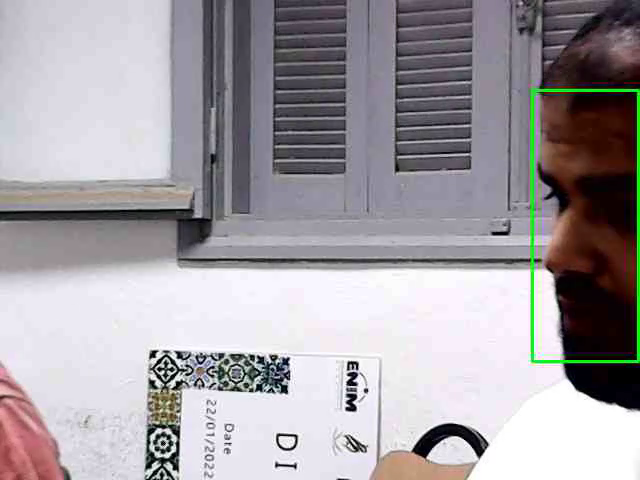
#> input picture frame 6 of backend/data/videos/1780442811434-cb0daf46430fa.mp4, 640 x 480 px, given in place of the camera
$ python capture_dataset.py --out out
#> lines starting #> are read from the running program, lines starting #| are printed output that depends on the picture
# -*- coding: utf-8 -*-
"""
Capture training images for the candle / small-flame detector.

Run this ON THE PI, using the SAME camera the robot uses, so the training
images match the real deployment domain (this matters more than dataset size).

Capture several short sessions:
  - candle ON at different distances / positions / angles  (positives)
  - candle ON with other warm/bright objects in view       (hard positives)
  - NO candle: lamps, sunlight, red/orange objects, faces   (negatives!)

Negatives are essential — they are what teach the model NOT to fire on every
warm pixel (the bug you just saw).

Examples:
  python3 capture_dataset.py --out dataset/captures/candle_close --count 120
  python3 capture_dataset.py --out dataset/captures/no_candle    --count 120 --interval 0.5
"""
import argparse
import os
import time

import cv2


def main():
    ap = argparse.ArgumentParser()
    ap.add_argument("--out", required=True, help="output folder for captured .jpg frames")
    ap.add_argument("--count", type=int, default=120, help="how many frames to capture")
    ap.add_argument("--interval", type=float, default=0.7, help="seconds between frames")
    ap.add_argument("--camera", type=int, default=0, help="camera index (matches robot_final.py)")
    ap.add_argument("--warmup", type=int, default=15, help="frames to discard while camera adjusts exposure")
    args = ap.parse_args()

    os.makedirs(args.out, exist_ok=True)
    cap = cv2.VideoCapture(args.camera)
    if not cap.isOpened():
        raise SystemExit(f"Could not open camera {args.camera}")

    # Discard initial frames so auto-exposure/white-balance settle.
    for _ in range(args.warmup):
        cap.read()
#> this loop made 15 passes
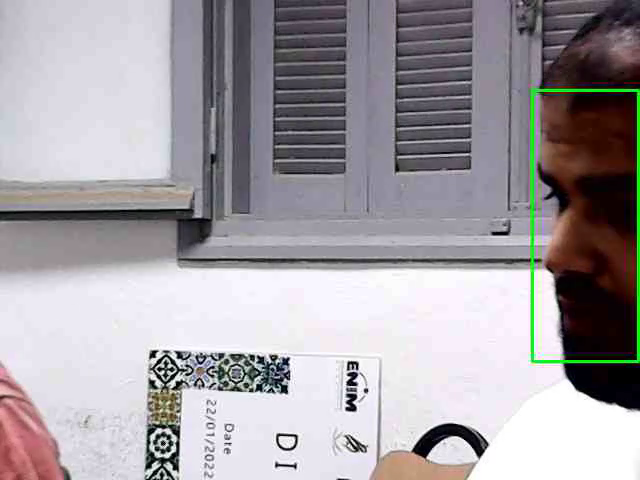
#> input picture frame 6 of backend/data/videos/1780442811434-cb0daf46430fa.mp4, 640 x 480 px, given in place of the camera
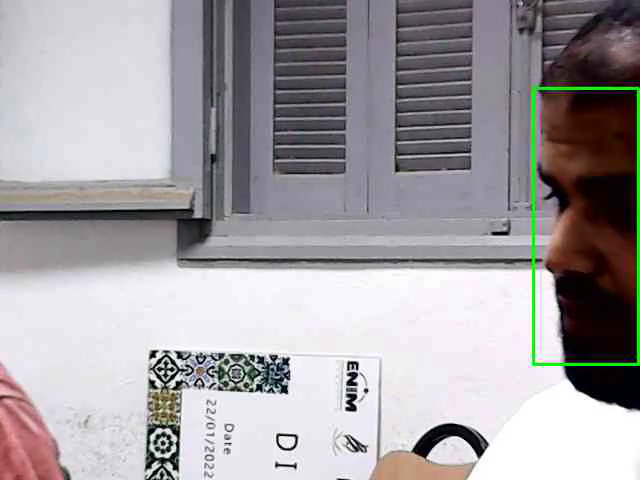
#> input picture frame 7 of backend/data/videos/1780442811434-cb0daf46430fa.mp4, 640 x 480 px, given in place of the camera

    prefix = time.strftime("%Y%m%d_%H%M%S")
    print(f"Capturing {args.count} frames to {args.out} (every {args.interval}s). Move the candle around!")
    saved = 0
    try:
        while saved < args.count:
            ok, frame = cap.read()
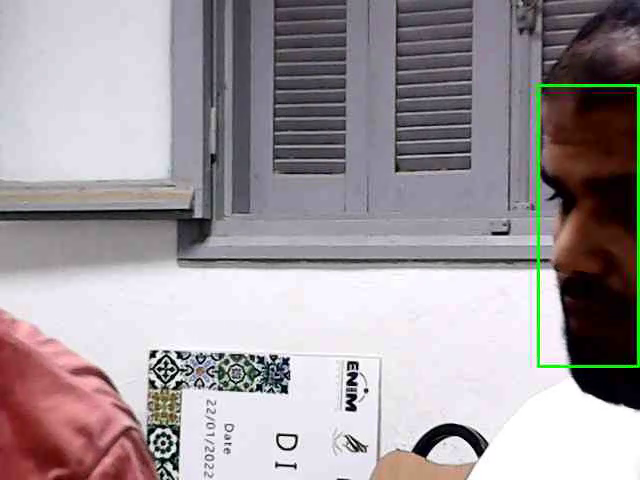
#> input picture frame 21 of backend/data/videos/1780442811434-cb0daf46430fa.mp4, 640 x 480 px, given in place of the camera
#> frame is the input picture: shape (480, 640, 3); mean B, G, R 158.4, 153.9, 161.7
            if not ok:
                print("frame grab failed, retrying...")
                time.sleep(0.1)
                continue
            path = os.path.join(args.out, f"{prefix}_{saved:04d}.jpg")
            cv2.imwrite(path, frame)
            saved += 1
            if saved % 10 == 0:
                print(f"  {saved}/{args.count}")
            time.sleep(args.interval)
    except KeyboardInterrupt:
        print("stopped early")
    finally:
        cap.release()
    print(f"Done: {saved} frames in {args.out}")


if __name__ == "__main__":
    main()

$ run again, starting later in the video
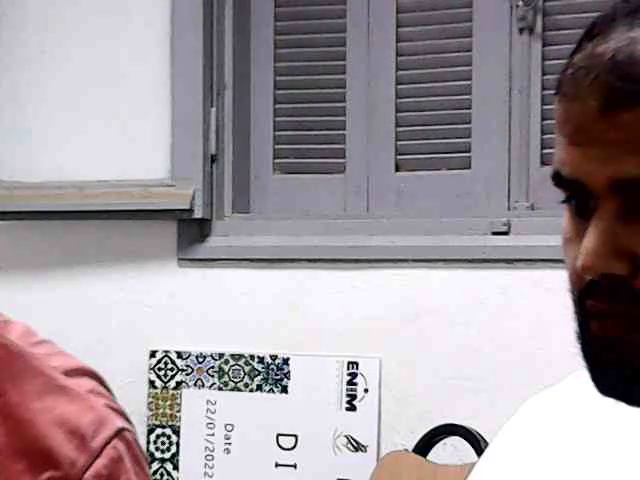
#> input picture frame 29 of backend/data/videos/1780442811434-cb0daf46430fa.mp4, 640 x 480 px, given in place of the camera
#> the loop in main, `for _ in range(args.warmup):` made 15 passes
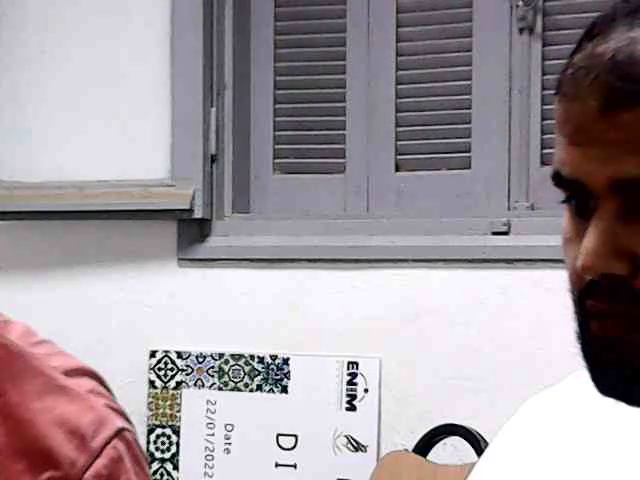
#> input picture frame 29 of backend/data/videos/1780442811434-cb0daf46430fa.mp4, 640 x 480 px, given in place of the camera
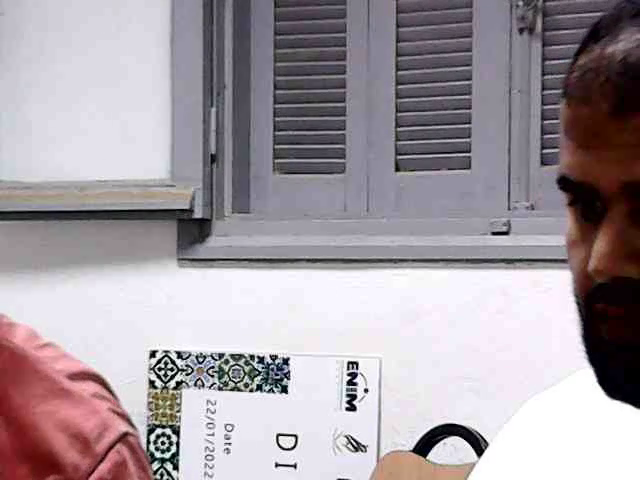
#> input picture frame 44 of backend/data/videos/1780442811434-cb0daf46430fa.mp4, 640 x 480 px, given in place of the camera
#> in main, frame is the input picture: shape (480, 640, 3); mean B, G, R 162.8, 156.5, 165.4

$ run again, starting later in the video
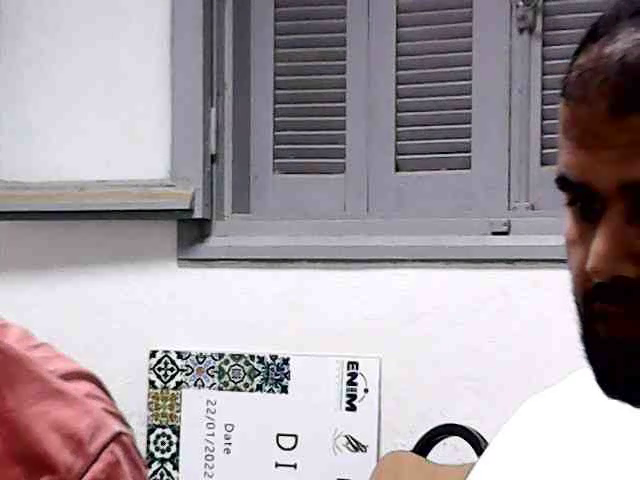
#> input picture frame 52 of backend/data/videos/1780442811434-cb0daf46430fa.mp4, 640 x 480 px, given in place of the camera
#> the loop in main, `for _ in range(args.warmup):` made 15 passes
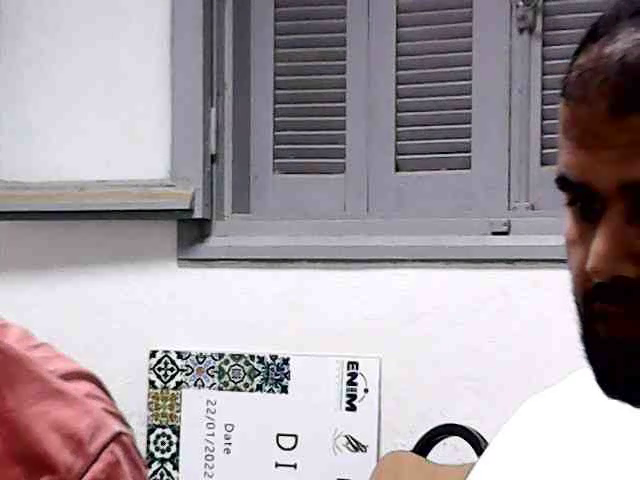
#> input picture frame 52 of backend/data/videos/1780442811434-cb0daf46430fa.mp4, 640 x 480 px, given in place of the camera
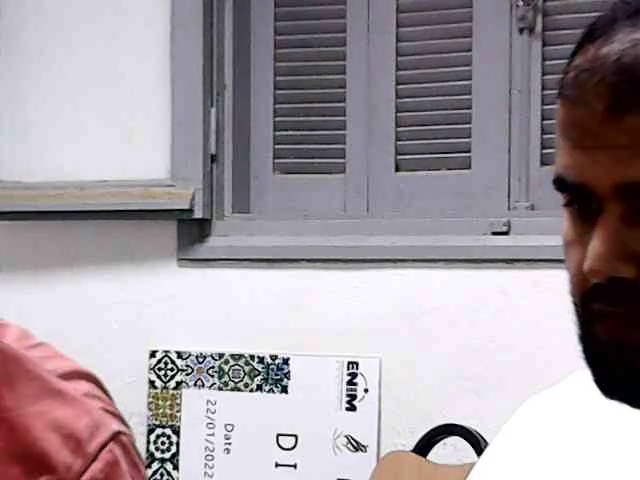
#> input picture frame 53 of backend/data/videos/1780442811434-cb0daf46430fa.mp4, 640 x 480 px, given in place of the camera
